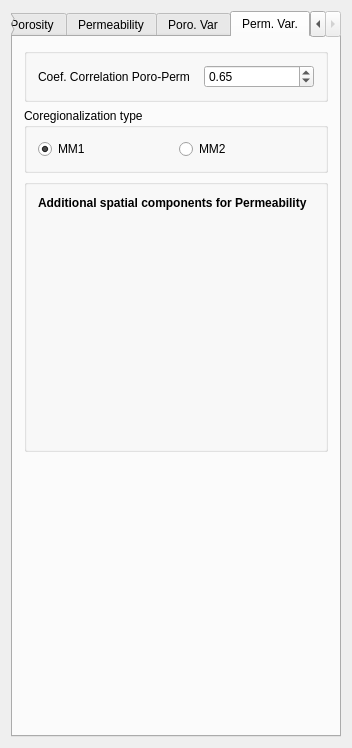
<?xml version="1.0" encoding="UTF-8"?>
<ui version="4.0">
 <class>Cosgsim</class>
 <widget class="QWidget" name="Cosgsim">
  <property name="geometry">
   <rect>
    <x>0</x>
    <y>0</y>
    <width>352</width>
    <height>748</height>
   </rect>
  </property>
  <property name="windowTitle">
   <string>CoSgsim</string>
  </property>
  <property name="AlgorithmCategory" stdset="0">
   <string>ERE 246</string>
  </property>
  <property name="AlgorithmDescription" stdset="0">
   <string>sequential gaussian co-simulation</string>
  </property>
  <layout class="QVBoxLayout" name="verticalLayout_9">
   <item>
    <widget class="QTabWidget" name="tabWidget2">
     <property name="tabShape">
      <enum>QTabWidget::Rounded</enum>
     </property>
     <property name="currentIndex">
      <number>4</number>
     </property>
     <widget class="QWidget" name="tab1">
      <attribute name="title">
       <string>General</string>
      </attribute>
      <layout class="QVBoxLayout" name="verticalLayout_4">
       <item>
        <widget class="QGroupBox" name="SimulationGrid">
         <property name="maximumSize">
          <size>
           <width>32767</width>
           <height>180</height>
          </size>
         </property>
         <property name="title">
          <string>Simulation Grid</string>
         </property>
         <layout class="QVBoxLayout" name="verticalLayout">
          <item>
           <widget class="GridSelector" name="Grid_Name"/>
          </item>
          <item>
           <widget class="QLabel" name="TextLabel2">
            <property name="text">
             <string>Name for porosity simulation</string>
            </property>
            <property name="wordWrap">
             <bool>false</bool>
            </property>
           </widget>
          </item>
          <item>
           <widget class="QLineEdit" name="Poro_Property_Name"/>
          </item>
          <item>
           <widget class="QLabel" name="TextLabel2_2">
            <property name="text">
             <string>Name for permeability simulation</string>
            </property>
            <property name="wordWrap">
             <bool>false</bool>
            </property>
           </widget>
          </item>
          <item>
           <widget class="QLineEdit" name="Perm_Property_Name">
            <property name="text">
             <string/>
            </property>
           </widget>
          </item>
         </layout>
        </widget>
       </item>
       <item>
        <widget class="QGroupBox" name="groupBox_4">
         <property name="sizePolicy">
          <sizepolicy hsizetype="Preferred" vsizetype="Minimum">
           <horstretch>0</horstretch>
           <verstretch>0</verstretch>
          </sizepolicy>
         </property>
         <property name="maximumSize">
          <size>
           <width>16777215</width>
           <height>130</height>
          </size>
         </property>
         <property name="title">
          <string>Regions for layers</string>
         </property>
         <layout class="QVBoxLayout" name="verticalLayout_11">
          <item>
           <widget class="MultiRegionSelector" name="Region_Names">
            <property name="maximumSize">
             <size>
              <width>16777215</width>
              <height>110</height>
             </size>
            </property>
           </widget>
          </item>
         </layout>
        </widget>
       </item>
       <item>
        <layout class="QHBoxLayout">
         <property name="spacing">
          <number>6</number>
         </property>
         <property name="margin">
          <number>0</number>
         </property>
         <item>
          <widget class="QLabel" name="TextLabel2_2_2_2">
           <property name="text">
            <string>Nb of realizations</string>
           </property>
           <property name="wordWrap">
            <bool>false</bool>
           </property>
          </widget>
         </item>
         <item>
          <widget class="QSpinBox" name="Nb_Realizations">
           <property name="minimum">
            <number>1</number>
           </property>
           <property name="maximum">
            <number>10000</number>
           </property>
          </widget>
         </item>
        </layout>
       </item>
       <item>
        <layout class="QHBoxLayout">
         <property name="spacing">
          <number>6</number>
         </property>
         <property name="margin">
          <number>0</number>
         </property>
         <item>
          <widget class="QLabel" name="TextLabel2_2_2_2_2">
           <property name="text">
            <string>Seed</string>
           </property>
           <property name="wordWrap">
            <bool>false</bool>
           </property>
          </widget>
         </item>
         <item>
          <widget class="QSpinBox" name="Seed">
           <property name="maximum">
            <number>99999999</number>
           </property>
           <property name="value">
            <number>14071789</number>
           </property>
          </widget>
         </item>
        </layout>
       </item>
       <item>
        <spacer name="verticalSpacer_3">
         <property name="orientation">
          <enum>Qt::Vertical</enum>
         </property>
         <property name="sizeHint" stdset="0">
          <size>
           <width>20</width>
           <height>75</height>
          </size>
         </property>
        </spacer>
       </item>
      </layout>
     </widget>
     <widget class="QWidget" name="unnamed">
      <attribute name="title">
       <string>Porosity</string>
      </attribute>
      <layout class="QVBoxLayout" name="verticalLayout_7">
       <item>
        <widget class="QGroupBox" name="groupBox6">
         <property name="title">
          <string>Porosity Data</string>
         </property>
         <layout class="QVBoxLayout" name="verticalLayout_3">
          <item>
           <widget class="PropertySelector" name="Poro_Harddata_Grid"/>
          </item>
         </layout>
        </widget>
       </item>
       <item>
        <widget class="GsTLButtonGroup" name="nonParamPrimary_box">
         <property name="enabled">
          <bool>true</bool>
         </property>
         <property name="title">
          <string/>
         </property>
         <layout class="QGridLayout">
          <item row="0" column="0">
           <widget class="NonParamCdfInput" name="nonParamCdf_poro"/>
          </item>
         </layout>
        </widget>
       </item>
       <item>
        <spacer name="verticalSpacer">
         <property name="orientation">
          <enum>Qt::Vertical</enum>
         </property>
         <property name="sizeHint" stdset="0">
          <size>
           <width>20</width>
           <height>161</height>
          </size>
         </property>
        </spacer>
       </item>
      </layout>
     </widget>
     <widget class="QWidget" name="tab4">
      <attribute name="title">
       <string>Permeability</string>
      </attribute>
      <layout class="QVBoxLayout" name="verticalLayout_6">
       <item>
        <widget class="QGroupBox" name="GroupBox3">
         <property name="title">
          <string>Permeability Data</string>
         </property>
         <layout class="QVBoxLayout" name="verticalLayout_10">
          <item>
           <widget class="PropertySelector" name="Perm_Harddata_Grid"/>
          </item>
         </layout>
        </widget>
       </item>
       <item>
        <widget class="NonParamCdfInput" name="nonParamCdf_perm"/>
       </item>
       <item>
        <spacer name="verticalSpacer_2">
         <property name="orientation">
          <enum>Qt::Vertical</enum>
         </property>
         <property name="sizeHint" stdset="0">
          <size>
           <width>20</width>
           <height>155</height>
          </size>
         </property>
        </spacer>
       </item>
      </layout>
     </widget>
     <widget class="QWidget" name="tab2">
      <attribute name="title">
       <string>Poro. Var</string>
      </attribute>
      <layout class="QVBoxLayout" name="verticalLayout_5">
       <item>
        <widget class="QGroupBox" name="GroupBox5">
         <property name="title">
          <string>Variogram for Porosity</string>
         </property>
         <layout class="QVBoxLayout">
          <property name="spacing">
           <number>6</number>
          </property>
          <property name="margin">
           <number>11</number>
          </property>
          <item>
           <widget class="VariogramInput" name="Variogram_poro">
            <property name="sizePolicy">
             <sizepolicy hsizetype="Preferred" vsizetype="Minimum">
              <horstretch>0</horstretch>
              <verstretch>0</verstretch>
             </sizepolicy>
            </property>
           </widget>
          </item>
          <item>
           <spacer>
            <property name="orientation">
             <enum>Qt::Vertical</enum>
            </property>
            <property name="sizeType">
             <enum>QSizePolicy::Expanding</enum>
            </property>
            <property name="sizeHint" stdset="0">
             <size>
              <width>20</width>
              <height>31</height>
             </size>
            </property>
           </spacer>
          </item>
         </layout>
        </widget>
       </item>
      </layout>
     </widget>
     <widget class="QWidget" name="tab3">
      <attribute name="title">
       <string>Perm. Var.</string>
      </attribute>
      <layout class="QVBoxLayout" name="verticalLayout_2">
       <item>
        <widget class="QGroupBox" name="groupBox_2">
         <property name="title">
          <string/>
         </property>
         <layout class="QHBoxLayout" name="horizontalLayout_2">
          <item>
           <widget class="QLabel" name="TextLabel4">
            <property name="minimumSize">
             <size>
              <width>160</width>
              <height>0</height>
             </size>
            </property>
            <property name="text">
             <string>Coef. Correlation Poro-Perm</string>
            </property>
            <property name="wordWrap">
             <bool>false</bool>
            </property>
           </widget>
          </item>
          <item>
           <widget class="QDoubleSpinBox" name="Coefficient_correlation">
            <property name="minimum">
             <double>-1.000000000000000</double>
            </property>
            <property name="maximum">
             <double>1.000000000000000</double>
            </property>
            <property name="singleStep">
             <double>0.010000000000000</double>
            </property>
            <property name="value">
             <double>0.650000000000000</double>
            </property>
           </widget>
          </item>
         </layout>
        </widget>
       </item>
       <item>
        <widget class="QGroupBox" name="groupBox_3">
         <property name="title">
          <string>Coregionalization type</string>
         </property>
         <layout class="QHBoxLayout" name="horizontalLayout_3">
          <item>
           <widget class="QRadioButton" name="is_mm1">
            <property name="text">
             <string>MM1</string>
            </property>
            <property name="checked">
             <bool>true</bool>
            </property>
            <attribute name="buttonGroup">
             <string>buttonGroup_2</string>
            </attribute>
           </widget>
          </item>
          <item>
           <widget class="QRadioButton" name="is_mm2">
            <property name="text">
             <string>MM2</string>
            </property>
            <property name="checked">
             <bool>false</bool>
            </property>
            <attribute name="buttonGroup">
             <string>buttonGroup_2</string>
            </attribute>
           </widget>
          </item>
         </layout>
        </widget>
       </item>
       <item>
        <widget class="GsTLGroupBox" name="MM2_group">
         <property name="title">
          <string/>
         </property>
         <property name="keyword" stdset="0">
          <string>Markov Model 2</string>
         </property>
         <property name="displayed" stdset="0">
          <bool>true</bool>
         </property>
         <property name="activated" stdset="0">
          <bool>false</bool>
         </property>
         <layout class="QVBoxLayout">
          <item>
           <widget class="QLabel" name="TextLabel3_2_2">
            <property name="font">
             <font>
              <weight>75</weight>
              <bold>true</bold>
             </font>
            </property>
            <property name="text">
             <string>Additional spatial components for Permeability</string>
            </property>
            <property name="wordWrap">
             <bool>false</bool>
            </property>
           </widget>
          </item>
          <item>
           <widget class="VariogramInput" name="perm_covar_mm2_part"/>
          </item>
          <item>
           <spacer>
            <property name="orientation">
             <enum>Qt::Vertical</enum>
            </property>
            <property name="sizeType">
             <enum>QSizePolicy::Expanding</enum>
            </property>
            <property name="sizeHint" stdset="0">
             <size>
              <width>20</width>
              <height>10</height>
             </size>
            </property>
           </spacer>
          </item>
         </layout>
        </widget>
       </item>
       <item>
        <spacer name="verticalSpacer_4">
         <property name="orientation">
          <enum>Qt::Vertical</enum>
         </property>
         <property name="sizeHint" stdset="0">
          <size>
           <width>20</width>
           <height>114</height>
          </size>
         </property>
        </spacer>
       </item>
      </layout>
     </widget>
    </widget>
   </item>
  </layout>
 </widget>
 <layoutdefault spacing="6" margin="11"/>
 <pixmapfunction>qPixmapFromMimeSource</pixmapfunction>
 <customwidgets>
  <customwidget>
   <class>VariogramInput</class>
   <extends>QWidget</extends>
   <header>GsTLAppli/extra/qtplugins/variogram_input.h</header>
  </customwidget>
  <customwidget>
   <class>GsTLButtonGroup</class>
   <extends>QGroupBox</extends>
   <header>GsTLAppli/extra/qtplugins/selectors.h</header>
  </customwidget>
  <customwidget>
   <class>GsTLGroupBox</class>
   <extends>QGroupBox</extends>
   <header>GsTLAppli/extra/qtplugins/selectors.h</header>
  </customwidget>
  <customwidget>
   <class>NonParamCdfInput</class>
   <extends>QWidget</extends>
   <header>GsTLAppli/extra/qtplugins/non_param_cdf_input.h</header>
  </customwidget>
  <customwidget>
   <class>GridSelector</class>
   <extends>QWidget</extends>
   <header>GsTLAppli/extra/qtplugins/selectors.h</header>
  </customwidget>
  <customwidget>
   <class>MultiRegionSelector</class>
   <extends>QListWidget</extends>
   <header>GsTLAppli/extra/qtplugins/selectors.h</header>
  </customwidget>
  <customwidget>
   <class>PropertySelector</class>
   <extends>QWidget</extends>
   <header>GsTLAppli/extra/qtplugins/selectors.h</header>
  </customwidget>
 </customwidgets>
 <includes>
  <include location="local">gridselector.h</include>
  <include location="local">gridselector.h</include>
  <include location="local">singlepropertyselector.h</include>
  <include location="local">gstlgroupbox.h</include>
  <include location="local">ellipsoidinput.h</include>
  <include location="local">gstl_table.h</include>
  <include location="local">gstl_table.h</include>
  <include location="local">gstlbuttongroup.h</include>
  <include location="local">nonparamcdfinput.h</include>
  <include location="local">propertyselector.h</include>
  <include location="local">lowertailcdfinput.h</include>
  <include location="local">uppertailcdfinput.h</include>
  <include location="local">gridselector.h</include>
  <include location="local">singlepropertyselector.h</include>
  <include location="local">gstlgroupbox.h</include>
  <include location="local">ellipsoidinput.h</include>
  <include location="local">gstl_table.h</include>
  <include location="local">gstl_table.h</include>
  <include location="local">gstlbuttongroup.h</include>
  <include location="local">nonparamcdfinput.h</include>
  <include location="local">propertyselector.h</include>
  <include location="local">lowertailcdfinput.h</include>
  <include location="local">uppertailcdfinput.h</include>
  <include location="local">variograminput.h</include>
  <include location="local">gstlgroupbox.h</include>
  <include location="local">variograminput.h</include>
  <include location="local">variograminput.h</include>
  <include location="local">gstlgroupbox.h</include>
  <include location="local">gstlgroupbox.h</include>
  <include location="local">variograminput.h</include>
 </includes>
 <resources/>
 <connections>
  <connection>
   <sender>is_mm1</sender>
   <signal>toggled(bool)</signal>
   <receiver>MM2_group</receiver>
   <slot>setHidden(bool)</slot>
   <hints>
    <hint type="sourcelabel">
     <x>96</x>
     <y>117</y>
    </hint>
    <hint type="destinationlabel">
     <x>157</x>
     <y>425</y>
    </hint>
   </hints>
  </connection>
  <connection>
   <sender>Grid_Name</sender>
   <signal>activated(QString)</signal>
   <receiver>Region_Names</receiver>
   <slot>show_regions(QString)</slot>
   <hints>
    <hint type="sourcelabel">
     <x>110</x>
     <y>82</y>
    </hint>
    <hint type="destinationlabel">
     <x>102</x>
     <y>227</y>
    </hint>
   </hints>
  </connection>
 </connections>
 <buttongroups>
  <buttongroup name="buttonGroup_2"/>
 </buttongroups>
</ui>
